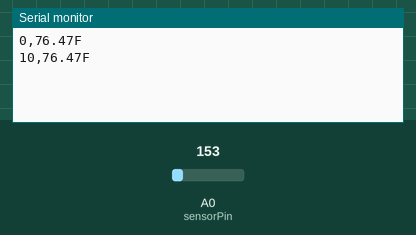
Recording of a sketch running on a simulated Arduino Uno, built with avr-gcc and run on an emulated ATmega328P. Parts: the last lines printed to the serial monitor. The test bench sets the inputs (shaded band); at power-on: A0 (sensorPin) = 153.

Above: at 10.8 s.
10.9 s: A0 (sensorPin) set to 165
At 20.7 s:
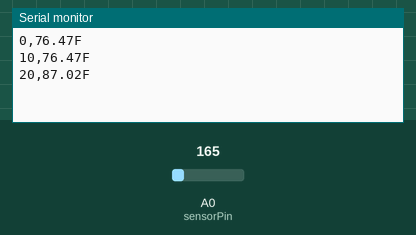
20.9 s: A0 (sensorPin) set to 175
At 31.2 s:
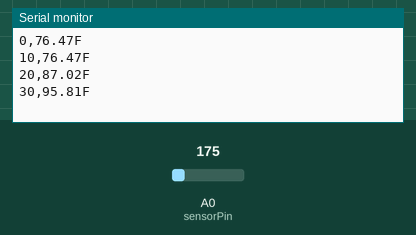
Timing chart, 0 to 32.7 s (numbered marks = the images above; inputs shaded):
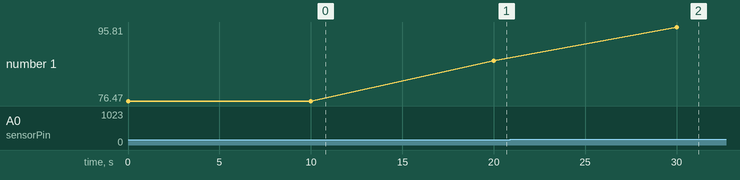

Measured:
- after the input at 10.9 s, the serial monitor: prints a new line after 9.1 s (image 1)
- after the input at 20.9 s, the serial monitor: prints a new line after 9.1 s (image 2)
- plotted number 1: 76.47 → 87.02 after the input at 10.9 s, 87.02 → 95.81 after the input at 20.9 s

The sketch:

temperature_measure.ino
```cpp
//TMP36 Pin Variables
int sensorPin = 0;
float sensorInput;
float voltage;
unsigned long timeStamp;

void setup() {
  Serial.begin(9600);
}

void loop() {
 //getting the voltage reading from the temperature sensor
 sensorInput = analogRead(sensorPin);
 timeStamp = millis();

 // converting time stamp to seconds
 timeStamp /= 1000;

 // converting that reading to voltag
 voltage = sensorInput * 5;
 voltage /= 1024.0;

 // convert voltage to celsius
 float celsius = (voltage - 0.5) * 100;

 // now convert to Fahrenheit
 float fahrenheit = (celsius * 9.0 / 5.0) + 32.0;
 Serial.print(timeStamp); Serial.print(","); Serial.print(fahrenheit); Serial.println("F");

 // delay by 10 seconds
 delay(10000);
}
```
